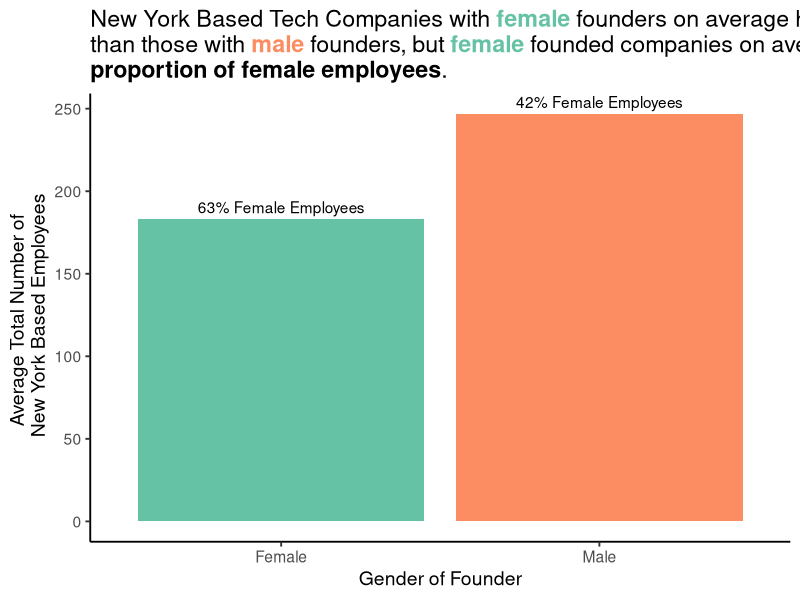
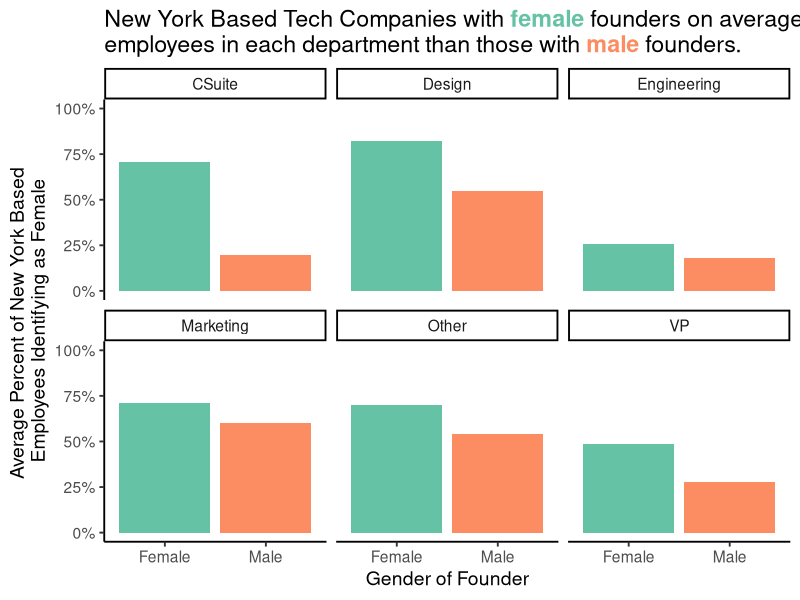

These charts were generated, in order, by the following R code:
## ---- chunk 1
knitr::opts_chunk$set(echo = TRUE)

library(readxl)
library(tidyr)
library(dplyr)
library(ggplot2)
library(ggtext)

data <- read_xlsx("Gender Diversity in NY Numbers.xlsx", sheet = "Sheet1")

## ---- chunk 2

# Make data long and calculate % Female and Male of each company and department
# Check that the total equals the sum of female and male
data.long <- data %>%
  pivot_longer(Headcount_Total:Other_F, names_to = "colnames") %>%
  separate(colnames, into = c("Department", "Label"), sep = "_") %>%
  pivot_wider(names_from = Label, values_from = value) %>%
  mutate(Department = ifelse(Department == "Headcount", "Company", 
                             ifelse(Department == "Eng", "Engineering",
                                    ifelse(Department == "Mkt", "Marketing", Department)))) %>%
  mutate(headcount_check = (M + F) == Total,
         M_Percent = M / Total,
         F_Percent = F / Total)

nonmatch <- data.long %>% filter(headcount_check == FALSE)

# write.csv(nonmatch, "headcountsum_nonmatch.csv", row.names = FALSE)

# Create average percent female and average sizes over deparments by founded
data.avg <- data.long %>%
  filter(Total != 0) %>% # Remove departments with no people in them
  group_by(Founded, Department) %>%
  summarise(avg.size = mean(Total),
            avg.percent.F = mean(F_Percent)) %>%
  ungroup() %>%
  mutate(Founded = ifelse(Founded == "M", "Male", "Female"))


## ---- chunk 3

ggplot(data = data.avg %>% filter(Department == "Company")) +
  geom_bar(mapping = aes(x = Founded, y = avg.size, fill = Founded), stat = "Identity") +
  geom_text(aes(x = Founded, y = avg.size, label = paste0(scales::percent(avg.percent.F, accuracy = 1), " Female Employees")), 
            position = position_dodge(width = .9),    # move to center of bars
            vjust = -0.5) +    # nudge above top of bar  
  scale_fill_brewer(palette = "Set2") +
  xlab("Gender of Founder") +
  ylab("Average Total Number of \n New York Based Employees") +
  labs(title = "New York Based Tech Companies with <b style='color:#66c2a5'>female</b> founders on average have <b>fewer total employees</b> <br> than those with <b style='color:#fc8d62'>male</b> founders, but <b style='color:#66c2a5'>female</b> founded companies on average have a <b>greater<br> proportion of female employees</b>.") +
  theme_classic(base_size = 14) +
  theme(legend.position = "none",
        plot.title = element_markdown(lineheight = 1.1)) 


ggplot(data = data.avg %>% filter(Department != "Company"),
       aes(x = Founded, y = avg.percent.F, fill = Founded, label = scales::percent(avg.percent.F, accuracy = 1))) +
  geom_col(position = 'dodge') + 
 # geom_text(position = position_dodge(width = .9),    # move to center of bars
 #            vjust = -0.5) +    # nudge above top of bar  
  facet_wrap(~ Department) +
  scale_fill_brewer(palette = "Set2") +
  xlab("Gender of Founder") +
  ylab("Average Percent of New York Based \nEmployees Identifying as Female") +
  scale_y_continuous(labels = scales::percent_format(accuracy = 1), limits = c(0, 1)) +
  labs(title = "New York Based Tech Companies with <b style='color:#66c2a5'>female</b> founders on average have a <b>higher proportion of female</b><br> employees in each department than those with <b style='color:#fc8d62'>male</b> founders.") +
  theme_classic(base_size = 14) +
  theme(legend.position = "none",
        plot.title = element_markdown(lineheight = 1.1)) 


